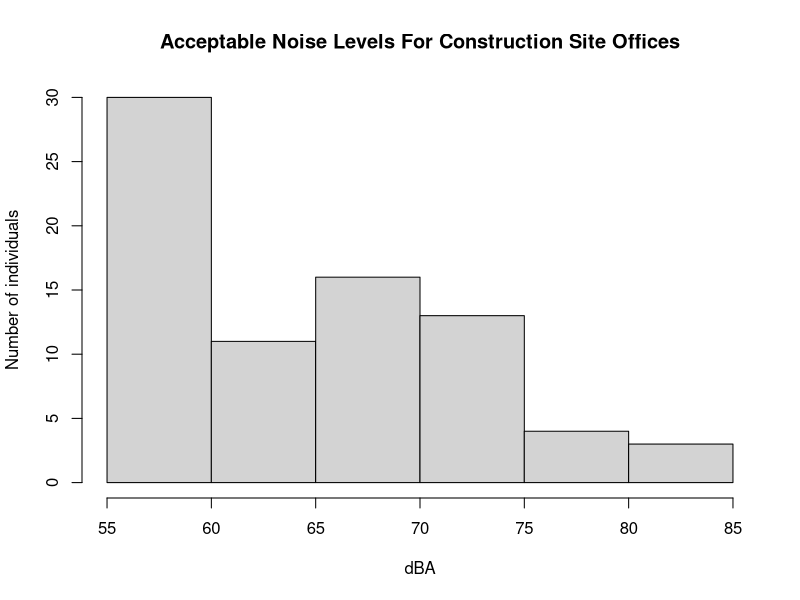
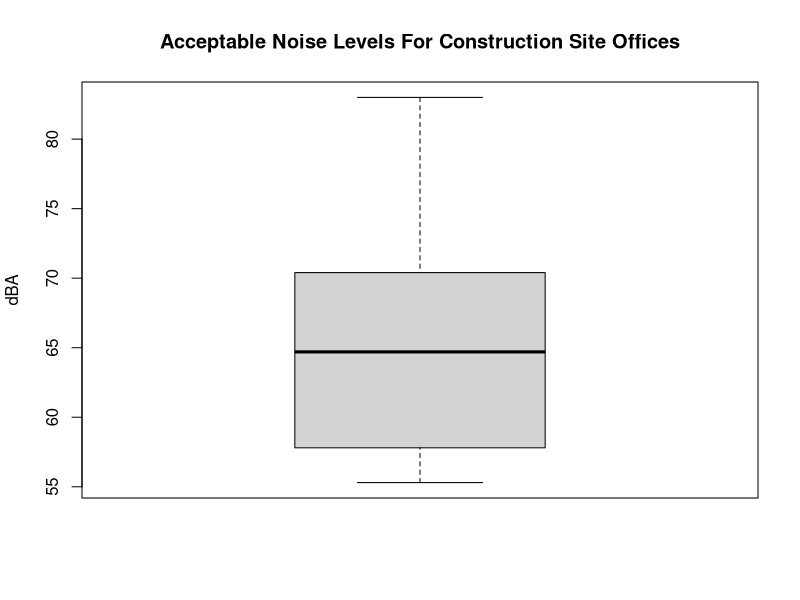

Reproduce these figures in R, in order.
# Supplementary exercise 63 - Decibels
decibels = c(55.3,55.3,55.3,55.9,55.9,55.9,55.9,56.1,56.1,56.1,56.1,56.1,56.1,56.8,56.8,57,57,57,57.8,57.8,57.8,57.9,57.9,57.9,58.8,58.8,58.8,59.8,59.8,59.8,62.2,62.2,63.8,63.8,63.8,63.9,63.9,63.9,64.7,64.7,64.7,65.1,65.1,65.1,65.3,65.3,65.3,65.3,67.4,67.4,67.4,67.4,68.7,68.7,68.7,68.7,69,70.4,70.4,71.2,71.2,71.2,73,73,73.1,73.1,74.6,74.6,74.6,74.6,79.3,79.3,79.3,79.3,83,83,83)
# Descriptive Statistics Data
mean(decibels)
median(decibels)
mean(decibels,0.091)
var(decibels)
sd(decibels)
fivenum(decibels)
IQR(decibels)
# Plots
hist(decibels,main = "Acceptable Noise Levels For Construction Site Offices", xlab = "dBA", ylab = "Number of individuals", freq=T)
boxplot(decibels,main = "Acceptable Noise Levels For Construction Site Offices", ylab = "dBA")
